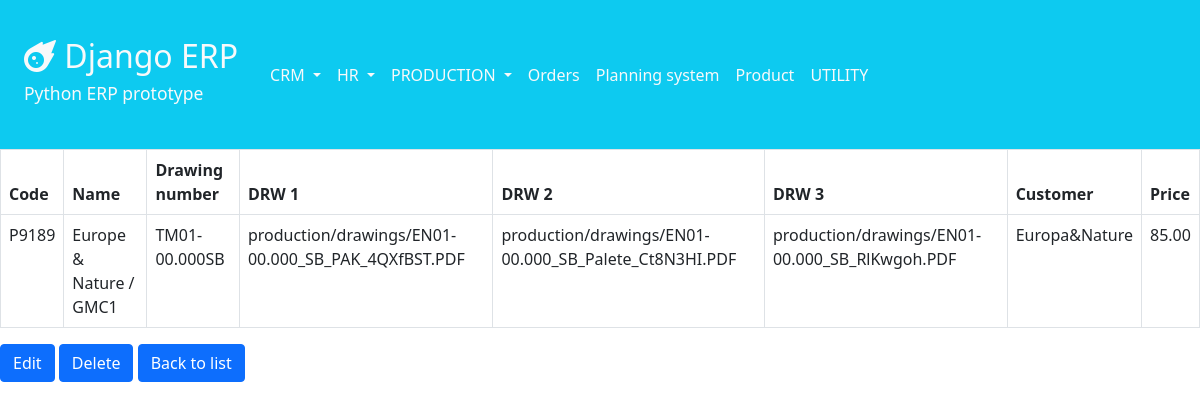
Page /inventory/products/1/ on the committed database.
### inventory/models.py (models this page shows, shortened)
class Product(models.Model):
    code_id = models.CharField(max_length=10, unique=True)
    product_name = models.CharField(max_length=100, unique=True, blank=True, null=True)
    product_drw_number = models.CharField(max_length=35, unique=True, null=True)
    product_drawings_1 = models.FileField(upload_to='production/drawings/', blank=True, null=True)
    product_drawings_2 = models.FileField(upload_to='production/drawings/', blank=True, null=True)
    product_drawings_3 = models.FileField(upload_to='production/drawings/', blank=True, null=True)
    customer = models.ForeignKey(Customer, on_delete=models.RESTRICT, blank=True, null=True)
    price = models.DecimalField(max_digits=7, decimal_places=2, blank=True, null=True)
    class Meta:
        ordering = ['product_drw_number']

### crm/models.py (models this page shows)
class Customer(models.Model):
    customer_name = models.CharField(max_length=100, blank=True, null=True)
    address = models.CharField(max_length=100, blank=True, null=True)
    country = models.CharField(max_length=32, choices=COUNTRY_CHOICES, blank=True, null=True)
    contact_person = models.CharField(max_length=255, blank=True, null=True)
    phone_number = models.CharField(max_length=20, blank=True, null=True)
    email = models.EmailField(blank=True, null=True)
    class Meta:
        ordering = ['customer_name']
    def __str__(self):
        return f'{self.customer_name}'

### inventory/views.py (the view)
# urls.py: path('products/<int:pk>/', views.product_detail, name='product_detail'),
def product_detail(request, pk):
    product = get_object_or_404(Product, pk=pk)
    return render(request, 'inventory/product_detail.html', {'product': product})

### inventory/templates/inventory/product_detail.html
{% extends 'navbar.html' %}
{% block content %}
    <table class="table table-bordered">
        <thead>
        <tr>
            <th>Code</th>
            <th>Name</th>
            <th>Drawing number</th>
            <th>DRW 1</th>
            <th>DRW 2</th>
            <th>DRW 3</th>
            <th>Customer</th>
            <th>Price</th>
        </tr>
        </thead>
        <tbody>
        <tr>
            <td>{{ product.code_id }}</td>
            <td>{{ product.product_name }}</td>
            <td>{{ product.product_drw_number }}</td>
            <td>{{ product.product_drawings_1 }}</td>
            <td>{{ product.product_drawings_2 }}</td>
            <td>{{ product.product_drawings_3 }}</td>
            <td>{{ product.customer }}</td>
            <td>{{ product.price }}</td>
        </tr>
        </tbody>
    </table>
    <a href="{% url 'inventory:update_product' product.pk %}" class="btn btn-primary">Edit</a>
    <a href="{% url 'inventory:delete_product' product.pk %}" class="btn btn-primary">Delete</a>
    <a href="{% url 'inventory:product_list' %}" class="btn btn-primary">Back to list</a>
{% endblock %}

### rows in the picture
Product: code_id "P9189", product_name "Europe & Nature / GMC1", product_drw_number "TM01-00.000SB", product_drawings_1 "production/drawings/EN01-00.000_SB_PAK_4QXfBST.PDF", product_drawings_2 "production/drawings/EN01-00.000_SB_Palete_Ct8N3HI.PDF", product_drawings_3 "production/drawings/EN01-00.000_SB_RlKwgoh.PDF", customer "Europa&Nature", price "85.00"
